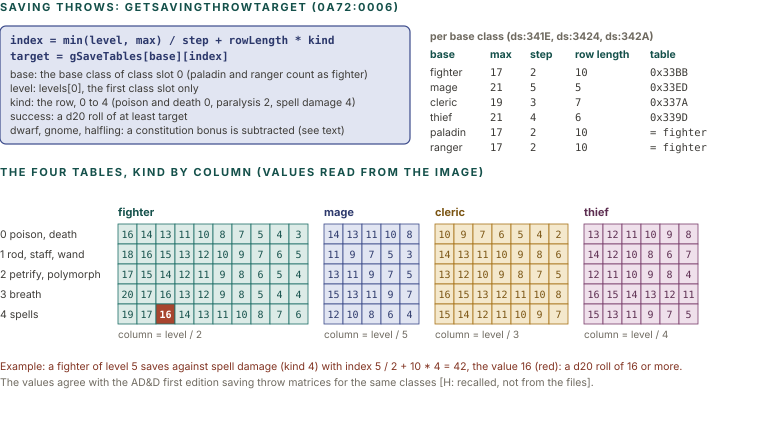

This figure's Python source:
import sys; sys.path.insert(0, '.')
from figlib import *

c = Canvas(760, 440)
c.section(0, 11, "Saving throws: GetSavingThrowTarget (0A72:0006)")

# --- formula ---
c.rect(0, 26, 410, 118, fill=PAL["navy"][2], stroke=PAL["navy"][1], sw=1.2, rx=6)
c.text(10, 44, "index  = min(level, max) / step + rowLength * kind", size=11, weight=700, color=PAL["navy"][0], mono=True)
c.text(10, 60, "target = gSaveTables[base][index]", size=11, weight=700, color=PAL["navy"][0], mono=True)
c.text(10, 78, "base: the base class of class slot 0 (paladin and ranger count as fighter)", size=10.5, color=INK2)
c.text(10, 92, "level: levels[0], the first class slot only", size=10.5, color=INK2)
c.text(10, 106, "kind: the row, 0 to 4 (poison and death 0, paralysis 2, spell damage 4)", size=10.5, color=INK2)
c.text(10, 120, "success: a d20 roll of at least target", size=10.5, color=INK2)
c.text(10, 134, "dwarf, gnome, halfling: a constitution bonus is subtracted (see text)", size=10.5, color=INK2)

# --- parameter table ---
c.text(430, 40, "per base class (ds:341E, ds:3424, ds:342A)", size=10.5, weight=700, color=MUTED)
hdr = ["base", "max", "step", "row length", "table"]
hx = [430, 490, 530, 575, 650]
for t, x in zip(hdr, hx):
    c.text(x, 58, t, size=10.5, weight=700, color=PAL["teal"][0])
rows = [("fighter", 17, 2, 10, "0x33BB"), ("mage", 21, 5, 5, "0x33ED"), ("cleric", 19, 3, 7, "0x337A"), ("thief", 21, 4, 6, "0x339D"),
        ("paladin", 17, 2, 10, "= fighter"), ("ranger", 17, 2, 10, "= fighter")]
for i, r in enumerate(rows):
    y = 76 + i * 15
    for v, x in zip(r, hx):
        c.text(x, y, str(v), size=10.5, color=INK2, mono=(x > 480))

# --- matrices ---
MY = 190
c.section(0, MY - 14, "the four tables, kind by column (values read from the image)")
T = {
    "fighter": ([[16, 14, 13, 11, 10, 8, 7, 5, 4, 3], [18, 16, 15, 13, 12, 10, 9, 7, 6, 5], [17, 15, 14, 12, 11, 9, 8, 6, 5, 4],
                 [20, 17, 16, 13, 12, 9, 8, 5, 4, 4], [19, 17, 16, 14, 13, 11, 10, 8, 7, 6]], "teal", "level / 2"),
    "mage": ([[14, 13, 11, 10, 8], [11, 9, 7, 5, 3], [13, 11, 9, 7, 5], [15, 13, 11, 9, 7], [12, 10, 8, 6, 4]], "navy", "level / 5"),
    "cleric": ([[10, 9, 7, 6, 5, 4, 2], [14, 13, 11, 10, 9, 8, 6], [13, 12, 10, 9, 8, 7, 5], [16, 15, 13, 12, 11, 10, 8], [15, 14, 12, 11, 10, 9, 7]], "ochre", "level / 3"),
    "thief": ([[13, 12, 11, 10, 9, 8], [14, 12, 10, 8, 6, 7], [12, 11, 10, 9, 8, 4], [16, 15, 14, 13, 12, 11], [15, 13, 11, 9, 7, 5]], "plum", "level / 4"),
}
kinds = ["0 poison, death", "1 rod, staff, wand", "2 petrify, polymorph", "3 breath", "4 spells"]
CW, CH = 19, 20
x = 118
top = MY + 34
for i, k in enumerate(kinds):
    c.text(0, top + i * CH + 14, k, size=10.5, color=INK2)
for name in ["fighter", "mage", "cleric", "thief"]:
    rowsv, kd, note = T[name]
    tc, sc, fc = PAL[kd]
    ncol = len(rowsv[0])
    c.text(x, top - 8, name, size=11, weight=700, color=tc)
    for r in range(5):
        for j in range(ncol):
            hl = (name == "fighter" and r == 4 and j == 2)
            c.rect(x + j * CW, top + r * CH, CW, CH, fill=(SOLID["red"] if hl else fc), stroke=sc, sw=0.8, rx=0)
            c.text(x + j * CW + CW / 2, top + r * CH + 14, str(rowsv[r][j]), size=10, color=("#FFFFFF" if hl else tc), anchor="middle", weight=(700 if hl else 400), mono=True)
    c.text(x, top + 5 * CH + 14, "column = " + note, size=10, color=MUTED)
    x += ncol * CW + 16
c.text(0, top + 5 * CH + 46, "Example: a fighter of level 5 saves against spell damage (kind 4) with index 5 / 2 + 10 * 4 = 42, the value 16 (red): a d20 roll of 16 or more.", size=10.5, color="#80311F")
c.text(0, top + 5 * CH + 62, "The values agree with the AD&D first edition saving throw matrices for the same classes [H: recalled, not from the files].", size=10.5, color=MUTED)
c.save("figs/chr_save.svg")
